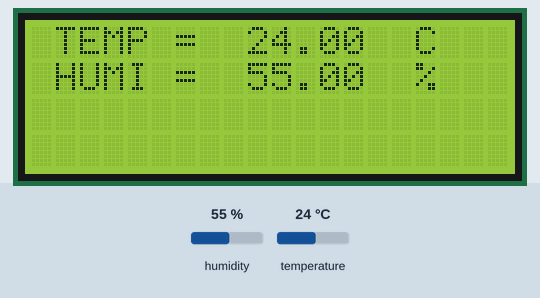
Simulated run of this sketch. Board: ESP32. Shown: 20×4 character LCD. Inputs (shaded band) come from the test bench; at power-on: humidity 55 %, temperature 24 °C. What the sketch prints to the serial monitor is not drawn.

Above: at 3.0 s.
3.1 s: humidity set to 22 %
At 6.6 s:
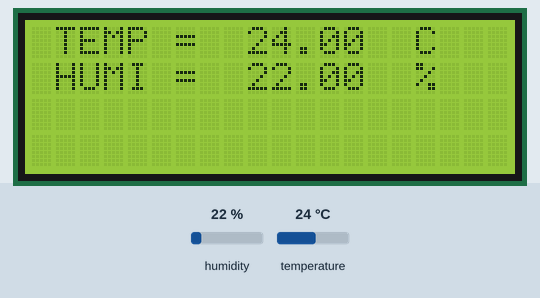
6.9 s: temperature set to 12 °C
At 11.0 s:
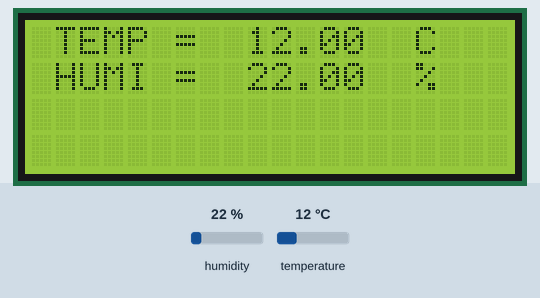
11.3 s: humidity set to 40 %
At 15.4 s:
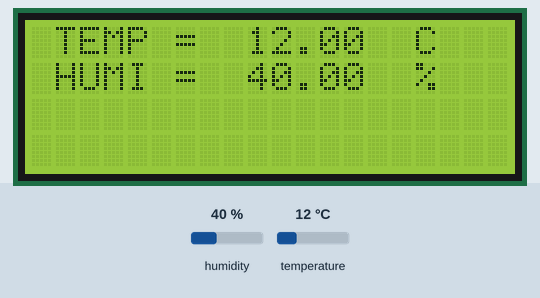
15.7 s: temperature set to 19 °C
Timing chart, 0 to 18.7 s (numbered marks = the images above; inputs shaded):
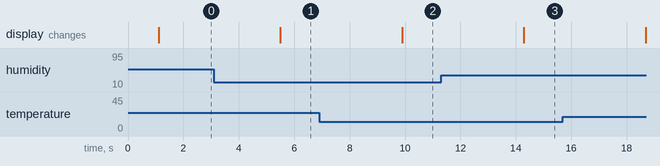

The sketch:

LCD_Test.ino
```cpp
#include<Wire.h>
#include<LiquidCrystal_I2C.h>      //https://github.com/bugkuska/esp32/raw/main/basic/lcd/LiquidCrystal_i2c.zip
LiquidCrystal_I2C lcd(0x27,20,4);

//dht11,dht22
#include <DHT.h>                  //https://github.com/adafruit/DHT-sensor-library
#define DHTPIN 18
//#define DHTTYPE DHT11
#define DHTTYPE DHT22
DHT dht(DHTPIN, DHTTYPE);

void setup() {
  Serial.begin(9600);
  dht.begin();
}

void loop() {
  float h = dht.readHumidity();
  float t = dht.readTemperature(); // or dht.readTemperature(true) for Fahrenheit

  Serial.print("Temperature:");
  Serial.println(t);
  Serial.print("Humidity:");
  Serial.println(h);
  delay(1000);

  //LCD
      lcd.begin();
      lcd.backlight();
      lcd.setCursor(1, 0);
      lcd.print("TEMP =  ");
      lcd.print(t);
      lcd.print("  C ");

      lcd.setCursor(1, 1);
      lcd.print("HUMI =  ");
      lcd.print(h);
      lcd.print("  % ");
}
```

Measured:
- after the input at 3.1 s, the display: changes after 2.4 s (image 1)
- after the input at 6.9 s, the display: changes after 3.0 s (image 2)
- after the input at 11.3 s, the display: changes after 3.0 s (image 3)
